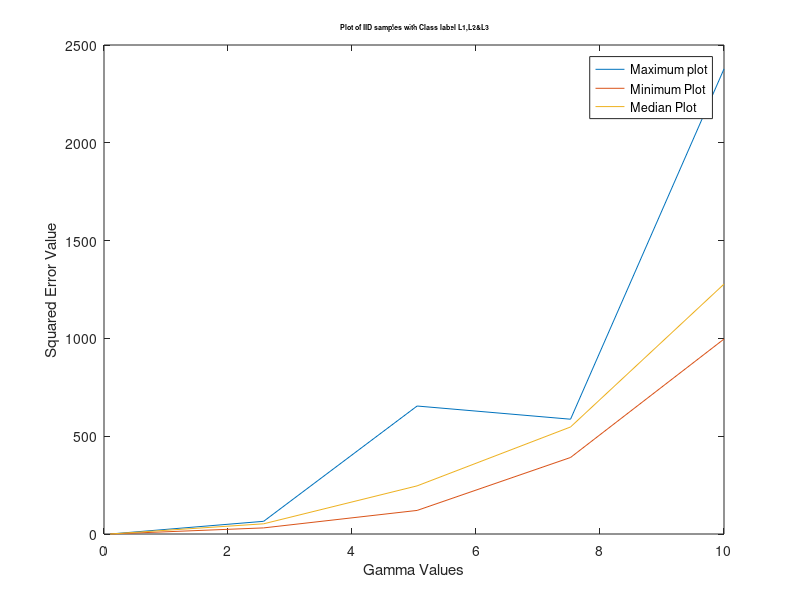

Recreate this plot in MATLAB.
clc; clear; close all;
a = -1;
b = 1;
x = (b-a).*rand(1,10) + a;
disp (x);
for i=1:10
Datax(i,1:4)=[ x(i)^3 x(i)^2 x(i)^1 x(i)^0];
end

%Gamma values+
G=linspace(10^-1,10^1,5);
n=length(G);
mu1=[0;0;0;0];
I=eye(4);
W=zeros(n,4,10);
Wmap=zeros(1,n,10);
for k=1:10 
    for i=1:n
        W(i,1:4,k)=mvnrnd(mu1',(G(i))^2.*I);
     end
%W=cat(2,W(:,:,k),G');
Wpriors=zeros(n,1);
for i=1:n
    Wpriors(i)=mvnpdf(W(i,1:4,k),mu1',(G(i))^2.*I);  
 end
% W=cat(2,W(:,:,k),Wpriors);
mu2=0;
 v=normrnd(0,1);
 Y=zeros(n,1);
 for i=1:n
      Y(i)=Datax(k,1:4)*W(i,1:4,k)';
  end
 Y1=Y+v;
%  W=cat(2,W(:,:,k),Y1);
 
for i=1:n
    Wmap(1,i,k)=Wpriors(i)*mvnpdf(Datax(k)*W(i,1:4,k)',1);
end
end
Werrors=zeros(n,4,10);
for k=1:10
        
    Werrors(:,1:4,k)= abs(W(:,1:4,k)-W(1,1:4,k)).^2;
    
end
plot(G, max(sum(Werrors, 3), [], 2))
hold on
plot(G, min(sum(Werrors, 3), [], 2))
hold on
plot(G, median(sum(Werrors, 3), 2))
hold on
ylabel('Squared Error Value');
xlabel('Gamma Values');
title(['\fontsize{7} Plot of IID samples with Class label L1,L2&L3']);
legend('Maximum plot','Minimum Plot','Median Plot');
        
        


    







% Datax=repmat(Datax,n,1);









    



    
    

